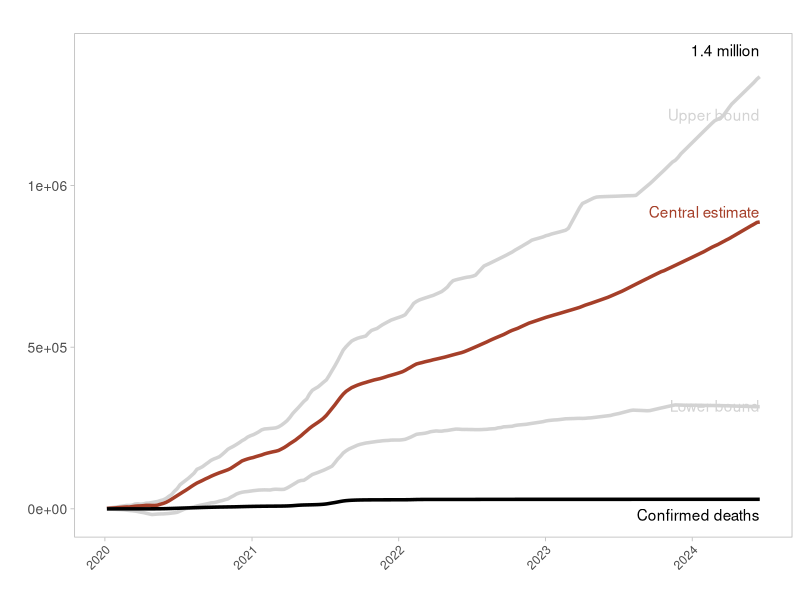
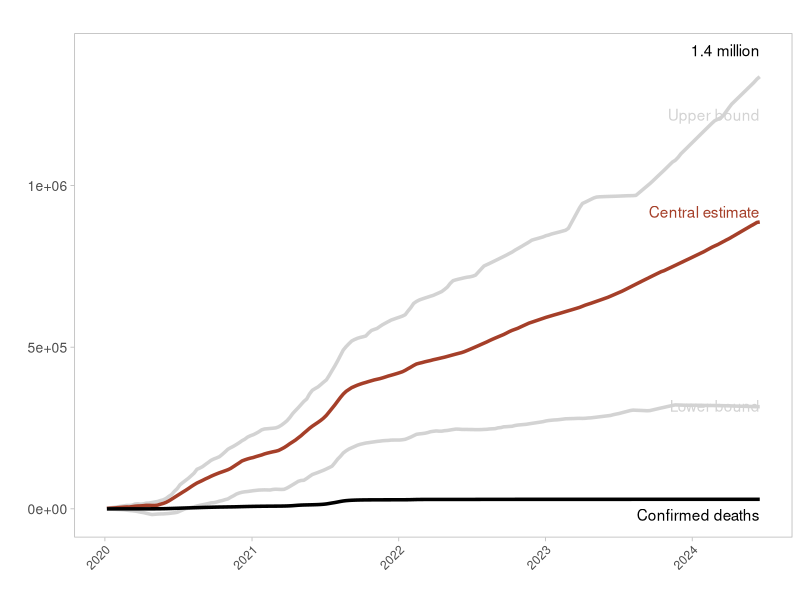

These figures' R source, in order:
# Data Source:https://ourworldindata.org/explorers/covid?country=~BGD&Metric=Excess+mortality+%28estimates%29&Interval=Cumulative&Relative+to+population=false
library(tidyverse)

data <- read_csv("data/estimated-cumulative-excess-deaths-during-covid-19.csv") |> 
  select(date =Day, 
         central_estimate = `Cumulative excess deaths (central estimate)`, 
         lower_bound = `Cumulative excess deaths (95% CI, lower bound)`, 
         upper_bound = `Cumulative excess deaths (95% CI, upper bound)`, 
         confirmed_cases = `Total confirmed deaths due to COVID-19`) |> 
  filter(!is.na(central_estimate) | !is.na(lower_bound) | !is.na(upper_bound), !is.na(confirmed_cases))

# Convert date to proper date format
data$date <- ymd(data$date)
# Calculate y-axis limits to include all data points
y_min <- floor(min(data$lower_bound)) # Round down to nearest integer
y_max <- ceiling(max(data$upper_bound)) # Round up to nearest integer

# Create the plot
ggplot(data, aes(x = date)) +
  geom_line(aes(y = upper_bound), color = "lightgray", linewidth = 1.2) +
  geom_line(aes(y = central_estimate), color = "#A53F29", linewidth = 1.2) +
  geom_line(aes(y = lower_bound), color = "lightgray", linewidth = 1.2) +
  geom_line(aes(y = confirmed_cases), color = "black", linewidth = 1.2)+
  labs(title = "",
       x = "", 
       y = "") +
  
  # Add annotations (adjust positions as needed)
  annotate("text", x = max(data$date), y = 1400000, label = "1.4 million", hjust = 1, vjust = 0) +
  annotate("text", x = max(data$date), y = 1200000, label = "Upper bound", hjust = 1, vjust = 0, color = "lightgray") +
  annotate("text", x = max(data$date), y = 900000, label = "Central estimate", hjust = 1, vjust = 0, color = "#A53F29") +
  annotate("text", x = max(data$date), y = 300000, label = "Lower bound", hjust = 1, vjust = 0, color = "lightgray") +
  annotate("text", x = max(data$date), y = 0, label = "Confirmed deaths", hjust = 1, vjust = 1) +
  
  theme_light() +  # Use a minimal theme for cleaner look
  theme(panel.grid = element_blank(),  # Remove grid lines
        axis.text.y = element_text(size = 10),  # Adjust y-axis text size if needed
        axis.text.x = element_text(angle = 45, hjust = 1))  # Rotate x-axis labels for better readability


ggsave("outputs/ggplot2/02_estimated-cumulative-excess-deaths-during-covid-19.png", width = 8, height = 6)

